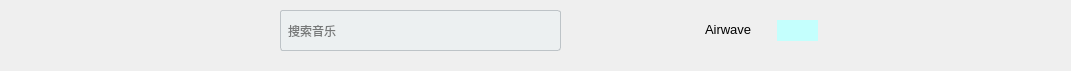
              <widget class="QWidget" name="top_widget" native="true">
               <property name="geometry">
                <rect>
                 <x>150</x>
                 <y>0</y>
                 <width>1071</width>
                 <height>71</height>
                </rect>
               </property>
               <property name="styleSheet">
                <string notr="true"/>
               </property>
               <widget class="QPushButton" name="user_pushButton">
                <property name="geometry">
                 <rect>
                  <x>659</x>
                  <y>10</y>
                  <width>41</width>
                  <height>41</height>
                 </rect>
                </property>
                <property name="autoFillBackground">
                 <bool>false</bool>
                </property>
                <property name="styleSheet">
                 <string notr="true">QPushButton {
	image: url(:/resource/image/discord.png);
    border-radius: 25px; /* 设置按钮为圆形，半径为按钮宽度的一半 */
    width: 50px; /* 设置按钮的宽度 */
    height: 50px; /* 设置按钮的高度 */

    color: white; /* 设置文字颜色为白色 */
    font-size: 16px; /* 设置文字大小 */
    border: none; /* 去除按钮的边框 */
}

QPushButton:hover {
    background-color: #d5eaf2; /* 按下按钮时的背景颜色，非常浅的蓝色 */
}

QPushButton:pressed {
    background-color: #3498db; /* 按下按钮时的背景颜色，更深的蓝色 */
}</string>
                </property>
                <property name="text">
                 <string/>
                </property>
               </widget>
               <widget class="QLabel" name="label">
                <property name="geometry">
                 <rect>
                  <x>705</x>
                  <y>14</y>
                  <width>61</width>
                  <height>31</height>
                 </rect>
                </property>
                <property name="font">
                 <font>
                  <pointsize>10</pointsize>
                 </font>
                </property>
                <property name="text">
                 <string>Airwave</string>
                </property>
               </widget>
               <widget class="QLabel" name="label_2">
                <property name="geometry">
                 <rect>
                  <x>777</x>
                  <y>20</y>
                  <width>41</width>
                  <height>21</height>
                 </rect>
                </property>
                <property name="styleSheet">
                 <string notr="true">image: url(:/resource/image/VIP.png);
background-color: rgb(196, 255, 253);</string>
                </property>
                <property name="text">
                 <string/>
                </property>
                <property name="pixmap">
                 <pixmap resource="resource.qrc">:/resource/image/VIP.png</pixmap>
                </property>
                <property name="scaledContents">
                 <bool>true</bool>
                </property>
               </widget>
               <widget class="QLineEdit" name="lineEdit">
                <property name="geometry">
                 <rect>
                  <x>280</x>
                  <y>10</y>
                  <width>281</width>
                  <height>41</height>
                 </rect>
                </property>
                <property name="styleSheet">
                 <string notr="true">QLineEdit {
    border: 1px solid #bdc3c7; /* 边框颜色 */
    padding: 5px; /* 内边距 */
    border-radius: 3px; /* 圆角 */
    background-color: #ecf0f1; /* 背景颜色 */
}

QLineEdit:focus {
    border: 2px solid #3498db; /* 获得焦点时的边框颜色 */
}

</string>
                </property>
                <property name="placeholderText">
                 <string>搜索音乐</string>
                </property>
               </widget>
               <widget class="QLabel" name="label_32">
                <property name="geometry">
                 <rect>
                  <x>840</x>
                  <y>14</y>
                  <width>31</width>
                  <height>31</height>
                 </rect>
                </property>
                <property name="text">
                 <string/>
                </property>
                <property name="pixmap">
                 <pixmap resource="resource.qrc">:/resource/image/1.png</pixmap>
                </property>
                <property name="scaledContents">
                 <bool>true</bool>
                </property>
               </widget>
               <widget class="QLabel" name="label_33">
                <property name="geometry">
                 <rect>
                  <x>100</x>
                  <y>10</y>
                  <width>41</width>
                  <height>31</height>
                 </rect>
                </property>
                <property name="text">
                 <string/>
                </property>
                <property name="pixmap">
                 <pixmap resource="resource.qrc">:/resource/image/3.png</pixmap>
                </property>
                <property name="scaledContents">
                 <bool>true</bool>
                </property>
               </widget>
               <widget class="QLabel" name="label_34">
                <property name="geometry">
                 <rect>
                  <x>564</x>
                  <y>14</y>
                  <width>31</width>
                  <height>31</height>
                 </rect>
                </property>
                <property name="text">
                 <string/>
                </property>
                <property name="pixmap">
                 <pixmap resource="resource.qrc">:/resource/image/search.png</pixmap>
                </property>
                <property name="scaledContents">
                 <bool>true</bool>
                </property>
               </widget>
              </widget>
